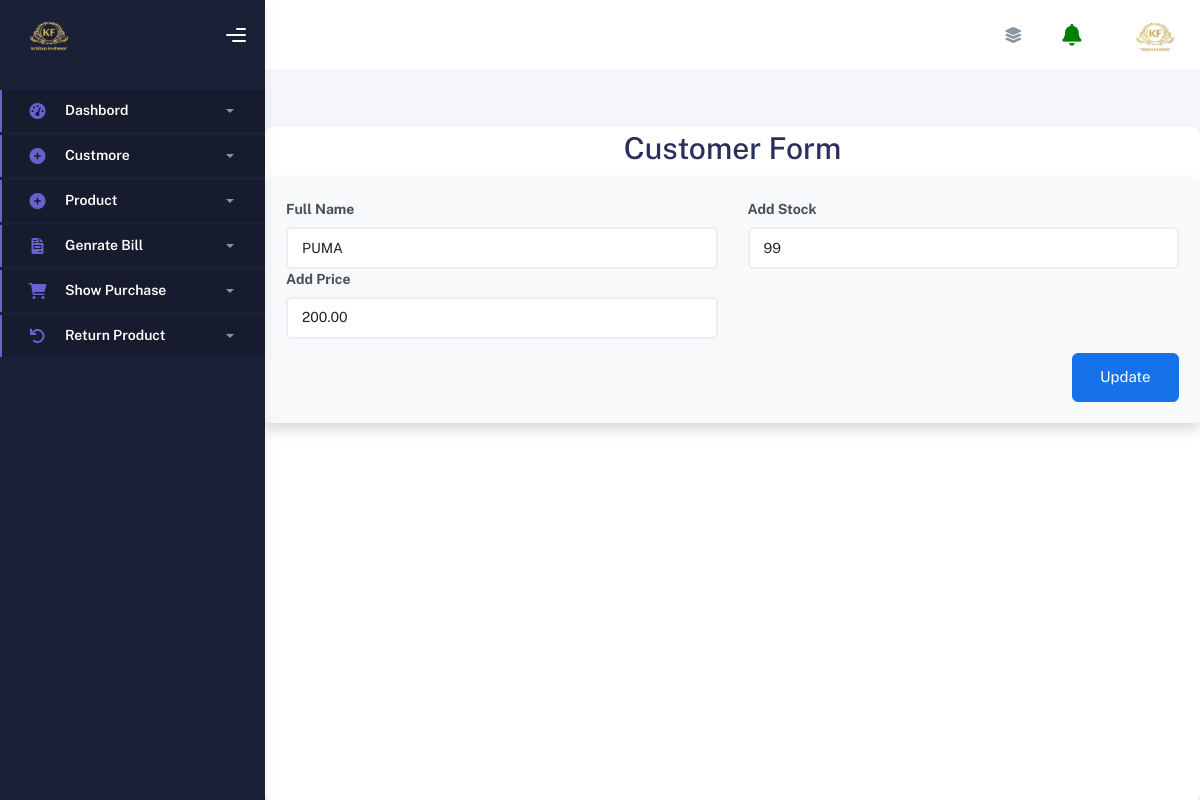
Screenshot of /edit_brand/?id=1 with the database file from the repository.
### website/models.py (models this page shows)
class Stack(models.Model):
    brandr_name = models.CharField(max_length=100)
    brandr_Value = models.DecimalField(max_digits=10, decimal_places=2, default=Decimal('0.00'))
    add_product_value = models.IntegerField(default=0)

### website/views.py (the view)
# urls.py: path('edit_brand/',views.edit_brand),
def edit_brand(req):
    edit=models.Stack.objects.get(id=req.GET['id'])
    obj={"edit":edit}
    return render(req,"edit_brand.html",obj)

### template/edit_brand.html (shortened to what this page needs)
<!DOCTYPE html>
<html lang="en">
<head>
    <link href="https://cdn.jsdelivr.net/npm/bootstrap@5.3.0-alpha1/dist/css/bootstrap.min.css" rel="stylesheet">
</head>
<body>
    {% include "navbar.html" %}
    <div class="container mt-5">
        <h1 class="text-center">Customer Form</h1>
        <form method="POST" class="p-4 shadow rounded bg-light" action="/update_brand/">
<div class="row mb-3">
                <div class="col-6">
                    <label for="name" class="form-label">Full Name</label>
                    <input type="text" id="name" name="brandr_name" class="form-control" value="{{edit.brandr_name}}" >
                </div>
                <div class="col-6">
                    <label for="number" class="form-label">Add Stock</label>
                    <input type="number" id="number" name="add_product_value" class="form-control" value="{{edit.add_product_value}}" >
                </div>
                <div class="col-6">
                    <label for="number" class="form-label">Add Price</label>
                    <input type="number" id="number" name="brandr_Value" class="form-control" value="{{edit.brandr_Value}}" >
                </div>
            </div>
            <div class="d-flex justify-content-end">
                 <button type="submit" class="btn btn-primary btn-lg">Update</button>
            </div>
</form>
{% include "footer.html" %}

### static/style.css (style rules this page uses)
.container { background-color: white; border-radius: 10px; padding: 30px; box-shadow: 0 4px 12px rgba(0, 0, 0, 0.1); margin-top: 50px; position: sticky; top: 0; z-index: 1000; }
.form-control { border-radius: 8px; box-shadow: none; }
.btn-primary { background-color: #4e73df; border-color: #4e73df; border-radius: 8px; transition: background-color 0.3s; }
.form-label { font-weight: bold; }

### rows the page displays
Stack: brandr_name "PUMA", add_product_value "99", brandr_Value "200.00"
